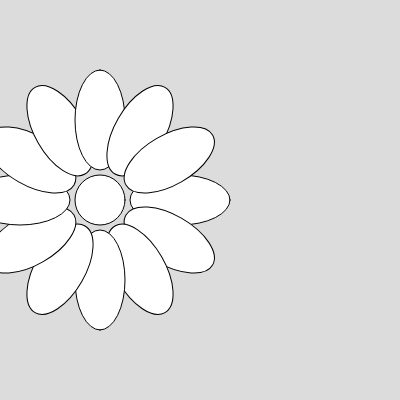
Frame 1 (no input)
Frame 60 (no input): identical to frame 1, image omitted
Frame 120 (the mouse pressed at the canvas centre since frame 60): identical to frame 1, image omitted

The p5.js sketch that drew this single still picture (run headless with seeded random() and noise() and a simulated clock; from frame 60 on, the mouse is pressed at the canvas centre):

// p5.js sketch
// ── sketch.js

let nopetals = 12;
function setup() {
  createCanvas(400, 400);
  angleMode(DEGREES);
}

function draw() {
  background(220);
 drawFlower(12,100,200);

}
function drawFlower(petals,x,y){
   push();
  //move the origin
  translate(x,y);
  for(let i=0; i<petals; i=i+1){
    ellipse(80,0,100,50);
    rotate(360/petals);
  }
  //center of circle
  ellipse(0,0,50,50);
  pop();

}
